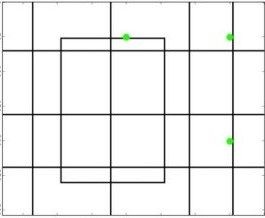
#> input picture images/input/drawing.jpg, 265 x 218 px
$ python affine_transformation.py
#> lines starting #> are read from the running program, lines starting #| are printed output that depends on the picture
#!/usr/bin/env python3
# -*- coding: utf-8 -*-
"""
Created on Tue Apr 24 15:32:16 2018

@author: osboxes
"""

import cv2
import numpy as np
import matplotlib.pyplot as plt

img = cv2.imread('images/input/drawing.jpg')
#> img is the input picture: shape (218, 265, 3); mean B, G, R 238.7, 239.2, 238.8
rows,cols,ch = img.shape
#> rows = 218; cols = 265; ch = 3

pts1 = np.float32([[50,50],[200,50],[50,200]])
pts2 = np.float32([[10,100],[200,50],[100,250]])

M = cv2.getAffineTransform(pts1,pts2)

dst = cv2.warpAffine(img,M,(cols,rows))
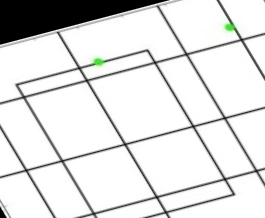
#> dst: shape (218, 265, 3); mean B, G, R 222.9, 223.3, 223

plt.subplot(121),plt.imshow(img),plt.title('Input')
plt.subplot(122),plt.imshow(dst),plt.title('Output')
plt.show()
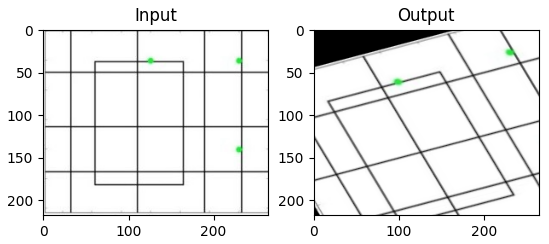
#> figure drawn by matplotlib, 2 panels; B, G, R data is drawn as R, G, B
